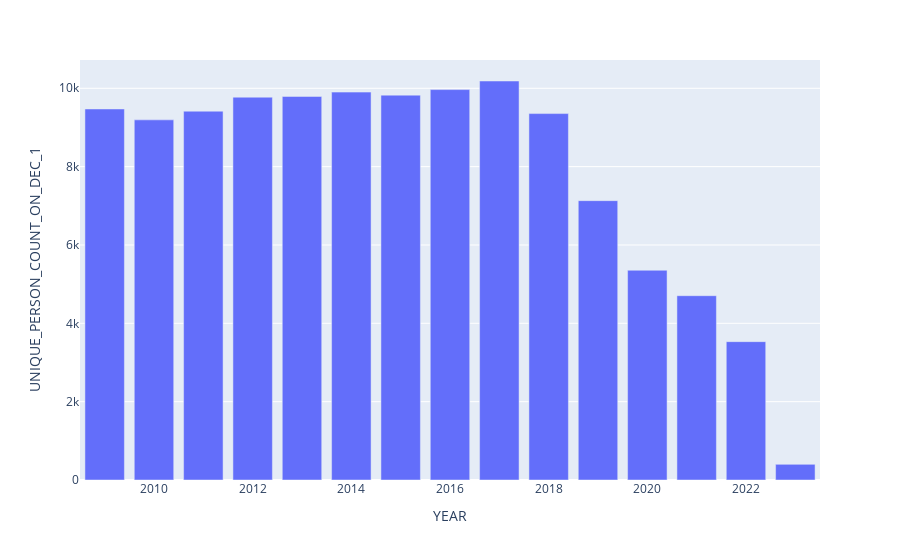

The cell this chart's notebook holds for it:
### Code cell
#distribution of Male and Female population per year - final_grouped_df
fig = px.bar(unique_persons_dec1, x='YEAR', y='UNIQUE_PERSON_COUNT_ON_DEC_1')
fig.show()

### Figure 1 — Plotly figure (JSON) as saved in the notebook; plotly's stock layout.template omitted (floating-point values rounded to 4 significant figures)
{"data": [{"hovertemplate": "YEAR=%{x}<br>UNIQUE_PERSON_COUNT_ON_DEC_1=%{y}<extra></extra>", "legendgroup": "", "marker": {"color": "#636efa", "pattern": {"shape": ""}}, "name": "", "orientation": "v", "showlegend": false, "textposition": "auto", "type": "bar", "x": [2009, 2010, 2011, 2012, 2013, 2014, 2015, 2016, 2017, 2018, 2019, 2020, 2021, 2022, 2023], "xaxis": "x", "y": [9472, 9194, 9415, 9773, 9792, 9902, 9825, 9967, 10186, 9354, 7131, 5355, 4705, 3532, 399], "yaxis": "y"}], "layout": {"barmode": "relative", "legend": {"tracegroupgap": 0}, "margin": {"t": 60}, "xaxis": {"anchor": "y", "domain": [0, 1], "title": {"text": "YEAR"}}, "yaxis": {"anchor": "x", "domain": [0, 1], "title": {"text": "UNIQUE_PERSON_COUNT_ON_DEC_1"}}}}
